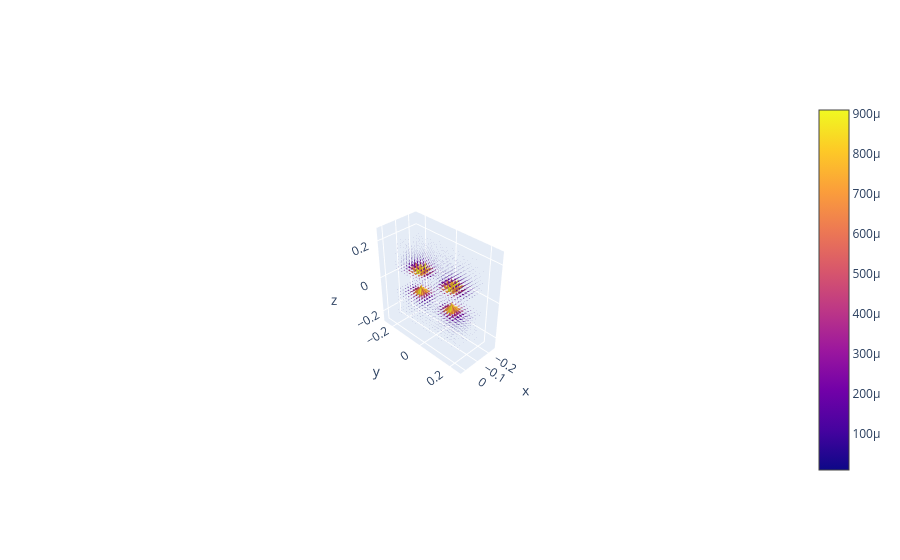

Write notebook code for a chart like this one.
### Code cell
import numpy as np
import math
import plotly.graph_objects as go

class magnet:
    def __init__(self, 
                 position:np.array = np.zeros((3,)), 
                 dipole:np.array = np.zeros((3,))):
        self.position = position
        self.dipole = dipole

def magnetFieldApprox(ptPosition:np.array, myMagnet:magnet) -> float:
    u0 = 1.26e-6 #[N*A**-2], permeability of free space. 
    # Here as a technicallity (doesn't matter tbh as is constant)
    r = ptPosition - myMagnet.position
    r_mag = np.sqrt(np.dot(r, r)) # magnitude of r; dist. be/en position & magnet
    try:
        B = u0 / (4*math.pi) * (3*np.dot(myMagnet.dipole, r)*r/r_mag**5 - myMagnet.dipole/r_mag**3)
    except ZeroDivisionError:
        B = 0 # set to 0 since don't care about this point
    return B

def totalMagneticFieldApprox(ptPosition:np.array, myMagnets:list) -> np.array:
    if len(myMagnets) == 0:
        print('no magnets defined, returning 0')
        return 0
    totalB = np.zeros((3,))
    for myMagnet in myMagnets:
        totalB += magnetFieldApprox(ptPosition, myMagnet)
    return totalB

def plotField(fieldMap:np.array) -> None:
    fig = go.Figure(data = go.Cone(
    x = np.concatenate((fieldMap[:10,:,:8,0].flatten(), fieldMap[:10,:,13:,0].flatten())), #fieldMap[:,:,:,0].flatten(),
    y = np.concatenate((fieldMap[:10,:,:8,1].flatten(), fieldMap[:10,:,13:,1].flatten())),#fieldMap[:,:,:,1].flatten(),
    z = np.concatenate((fieldMap[:10,:,:8,2].flatten(), fieldMap[:10,:,13:,2].flatten())),#fieldMap[:,:,:,2].flatten(),
    u = np.concatenate((fieldMap[:10,:,:8,3].flatten(), fieldMap[:10,:,13:,3].flatten())),#fieldMap[:,:,:,3].flatten(),
    v = np.concatenate((fieldMap[:10,:,:8,4].flatten(), fieldMap[:10,:,13:,4].flatten())),#fieldMap[:,:,:,4].flatten(),
    w = np.concatenate((fieldMap[:10,:,:8,5].flatten(), fieldMap[:10,:,13:,5].flatten())),#fieldMap[:,:,:,5].flatten(),
    sizeref=2,
    anchor="tail"))
    
    fig.update_layout(
      scene=dict(domain_x=[0, 1],
                 camera_eye=dict(x=3, y=3, z=3)))

    fig.show()
    return

# define magnets
myMagnets = list()
for pos in [np.array([0.1,0.1,0]), np.array([0.1,-0.1,0]), 
            np.array([-0.1,0.1,0]), np.array([-0.1,-0.1,0])]:
    myMagnets.append(magnet(pos, np.array([0,0,1])))
    
    
# define field to calculate over
fieldMap = np.zeros((21, 21, 21, 6)) # x_idx, y_idx, z_idx, np.array(x,y,z,Bx,By,Bz)
#not efficient given repeated position info but oh well
x_min = -0.2
y_min = -0.2
z_min = -0.2
x_max = 0.2
y_max = 0.2
z_max = 0.2

x_step = (x_max - x_min) / (fieldMap.shape[0]-1)
y_step = (y_max - y_min) / (fieldMap.shape[0]-1)
z_step = (z_max - z_min) / (fieldMap.shape[0]-1)
for i, x_pos in enumerate(np.arange(x_min, x_max + x_step, x_step)):
    for j, y_pos in enumerate(np.arange(y_min, y_max + y_step, y_step)):
        for k, z_pos in enumerate(np.arange(z_min, z_max + z_step, z_step)):
            ptPosition = np.array([x_pos, y_pos, z_pos])
            #print(ptPosition)
            #print(totalMagneticFieldApprox(ptPosition, myMagnets))
            fieldMap[i, j, k] = np.concatenate(
                (ptPosition, 
                 totalMagneticFieldApprox(ptPosition, myMagnets))
                )
#print(fieldMap)
plotField(fieldMap)

### Figure 1 — Plotly figure (JSON) as saved in the notebook; plotly's stock layout.template omitted (floating-point values rounded to 4 significant figures; data arrays with more than 128 entries replaced by an {"elided": "..."} marker saying what was removed)
{"data": [{"anchor": "tail", "sizeref": 2, "type": "cone", "u": {"elided": "3360 float values"}, "v": {"elided": "3360 float values"}, "w": {"elided": "3360 float values"}, "x": {"elided": "3360 float values"}, "y": {"elided": "3360 float values"}, "z": {"elided": "3360 float values"}}], "layout": {"scene": {"camera": {"eye": {"x": 3, "y": 3, "z": 3}}, "domain": {"x": [0, 1]}}}}
